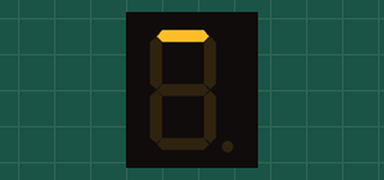
This program was run on a simulated Arduino Uno, built with avr-gcc and run on an emulated ATmega328P. Shown: 1-digit seven-segment display. Wiring (inferred from the names in the program): 1-digit 7-segment display, segments lit when HIGH: segments pin 7, pin 5, pin 2, pin 4, pin 3, pin 8, pin 6. The segment pins are drawn as the display they are named for.

Above: at 0.1 s.
At 0.9 s:
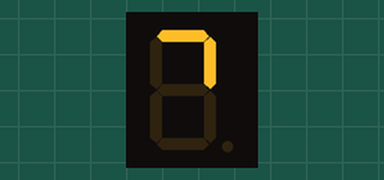
At 1.7 s:
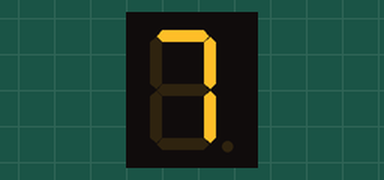
At 2.5 s:
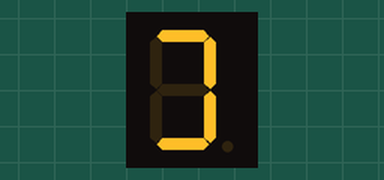
At 3.3 s:
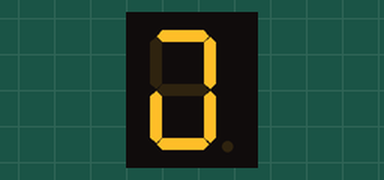
At 4.9 s:
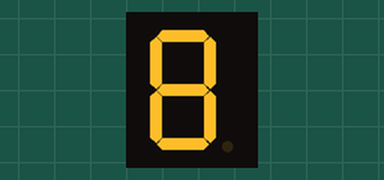

The program:

main.cpp
```cpp
#include <Arduino.h>

#define SEG_C 2
#define SEG_E 3
#define SEG_D 4
#define SEG_B 5
#define SEG_G 6
#define SEG_A 7
#define SEG_F 8

void setup() {
  pinMode(SEG_A, OUTPUT);
  pinMode(SEG_B, OUTPUT);
  pinMode(SEG_C, OUTPUT);
  pinMode(SEG_D, OUTPUT);
  pinMode(SEG_E, OUTPUT);
  pinMode(SEG_F, OUTPUT);
  pinMode(SEG_G, OUTPUT);

  digitalWrite(SEG_A, HIGH);
  delay(800);
  digitalWrite(SEG_B, HIGH);
  delay(800);
  digitalWrite(SEG_C, HIGH);
  delay(800);
  digitalWrite(SEG_D, HIGH);
  delay(800);
  digitalWrite(SEG_E, HIGH);
  delay(800);
  digitalWrite(SEG_F, HIGH);
  delay(800);
  digitalWrite(SEG_G, HIGH);
}

void loop() {}
```

Measured:
- what the display in image 1 shows lasts 0.8 s, from 0.8 s to 1.6 s
